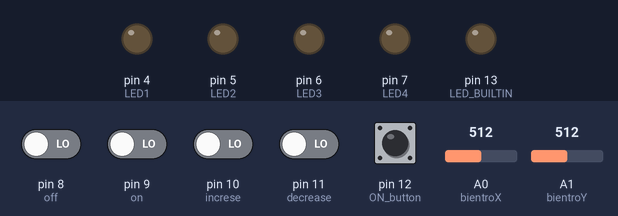
This sketch was run on a simulated Arduino Uno, built with avr-gcc and run on an emulated ATmega328P. Parts: output pins drawn as LEDs (lit = HIGH). The test bench sets the inputs (shaded band); at power-on: pin 8 (off), pin 9 (on), pin 10 (increse), pin 11 (decrease), pin 12 (ON_button) LOW, A0 (bientroX) = 512, A1 (bientroY) = 512. What the sketch prints to the serial monitor is not drawn.

Above: at 1.2 s.
1.3 s: pin 12 (ON_button) pulled HIGH for 0.15 s
At 2.4 s:
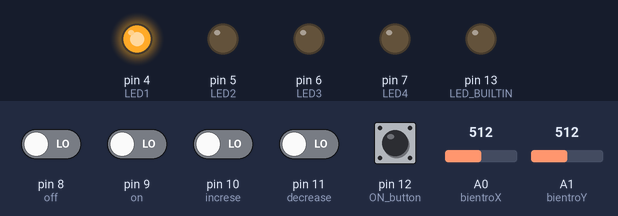
2.9 s: pin 12 (ON_button) pulled HIGH for 1 s
At 5.2 s:
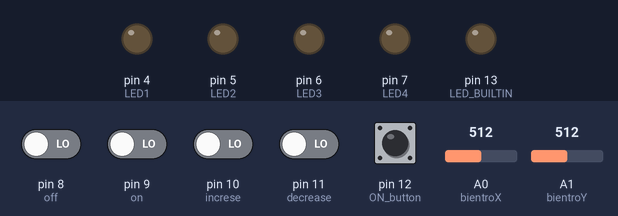
Timing chart, 0 to 6.7 s (numbered marks = the images above; inputs shaded):
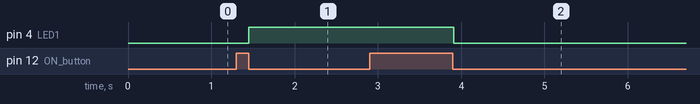

The sketch:

Master.ino
```cpp
#define on 9
#define off 8
#define increse 10
#define decrease 11
#define LED1 4
#define LED2 5
#define LED3 6
#define LED4 7
#define ON_button 12

//---------------------------------------------------------------------------------------------------------------------------------------------------------

int Car_State = 0;
int Car_Level = 1;
int bientroX = A0 ;
int bientroY = A1 ;

char Value_X[4];
char Value_Y[4];
byte state = 0, state1 = 0;

//----------------------------------------------------------------------------------------------------------------------------------------------------------

void setup()
{
  pinMode(on, INPUT);
  pinMode(off,INPUT);
  pinMode(increse, INPUT);
  pinMode(decrease, INPUT);
  pinMode(ON_button, INPUT);
  pinMode(LED1, OUTPUT);
  pinMode(LED2, OUTPUT);
  pinMode(LED3, OUTPUT);
  pinMode(LED4, OUTPUT);
  pinMode(LED_BUILTIN, OUTPUT);
  digitalWrite(LED_BUILTIN, LOW);
  digitalWrite(LED1, LOW);
  digitalWrite(LED2, LOW);
  digitalWrite(LED3, LOW);
  digitalWrite(LED4, LOW);
  pinMode(A0, INPUT);
  pinMode(A1, INPUT);
  Serial.begin(115200); // Default communication rate of the Bluetooth module
}
void(* resetFunc) (void) = 0;

//-----------------------------------------------------------------------------------------------------------------------------------------------------------
char* Number_to_Char(uint16_t num,char Chuoi[])
{
    uint8_t count = 1;
    uint16_t n = num;

    while(n/10)
    {
        count++;      //1234-123-12-1
        n = n/10;
    }

    for(int i = 0;i<4;i++)
    {
        Chuoi[i] = ((char)((num%10)+48));
        num = num/10;
    }

    return Chuoi;
}

void Send_Data4(char Chuoi[])
{
  for(int i=3;i>=0;i--)
    {
      Serial.print(Chuoi[i]);
    }
}

void Check_state()
{
  if(digitalRead(on) == HIGH)
  {
    while(digitalRead(on) == HIGH) {}
    Car_State = 1;
    digitalWrite(LED_BUILTIN, HIGH);
  }

  if(digitalRead(off) == HIGH)
  {
    while(digitalRead(off) == HIGH) {}
    Car_State = 0;
    digitalWrite(LED_BUILTIN, LOW);
  }
}

void Level_state()
{
  if(digitalRead(increse) == HIGH)
  {
    while(digitalRead(increse) == HIGH) {}
    Car_Level=Car_Level+1;
    if(Car_Level>4){Car_Level=4;}
  }

  if(digitalRead(decrease) == HIGH)
  {
    while(digitalRead(decrease) == HIGH) {}
    Car_Level=Car_Level-1;
    if(Car_Level<1){Car_Level=1;}
  }
}

void Led_state(int Level)
{
  switch(Level)
  {
    case 1:
    digitalWrite(LED1, HIGH);
    digitalWrite(LED2, LOW);
    digitalWrite(LED3, LOW);
    digitalWrite(LED4, LOW);
    break;
    case 2:
    digitalWrite(LED1, HIGH);
    digitalWrite(LED2, HIGH);
    digitalWrite(LED3, LOW);
    digitalWrite(LED4, LOW);
    break;
    case 3:
    digitalWrite(LED1, HIGH);
    digitalWrite(LED2, HIGH);
    digitalWrite(LED3, HIGH);
    digitalWrite(LED4, LOW);
    break;
    case 4:
    digitalWrite(LED1, HIGH);
    digitalWrite(LED2, HIGH);
    digitalWrite(LED3, HIGH);
    digitalWrite(LED4, HIGH);
    break;

  }
}

void loop()
{
  bool button_on = 0;
  button_on = digitalRead(ON_button);
  if(button_on == 1 && state == 0)  state = 1;
  if(button_on == 0 && state == 1)  state = 2;
  while(state == 2){
  Serial.print((char)(23));

    Check_state();
    Level_state();
    Led_state(Car_Level);
  //  Serial.println(Car_Level);
    int x = analogRead(bientroX);  // doc gia tri cua truc X
    int y = analogRead(bientroY);  // doc gia tri cua truc Y

    Serial.print((char)(Car_State+48));
    Serial.print((char)(Car_Level+48));
  //  Serial.print("State:   ");

    Send_Data4(Number_to_Char(x,Value_X));
    //Serial.print(" Gia Tri X");

    Send_Data4(Number_to_Char(y,Value_Y));
    Serial.println("");

    delay(10);
    button_on = digitalRead(ON_button);
    if(button_on == 1)  state1 = 1;
    if(button_on == 0 && state1 == 1)  resetFunc();

  }
}
```

Measured:
- after the input at 1.3 s, pin 4 (LED1): LOW → HIGH after 0.15 s
- after the input at 2.9 s, pin 4 (LED1): HIGH → LOW after 1.0 s
